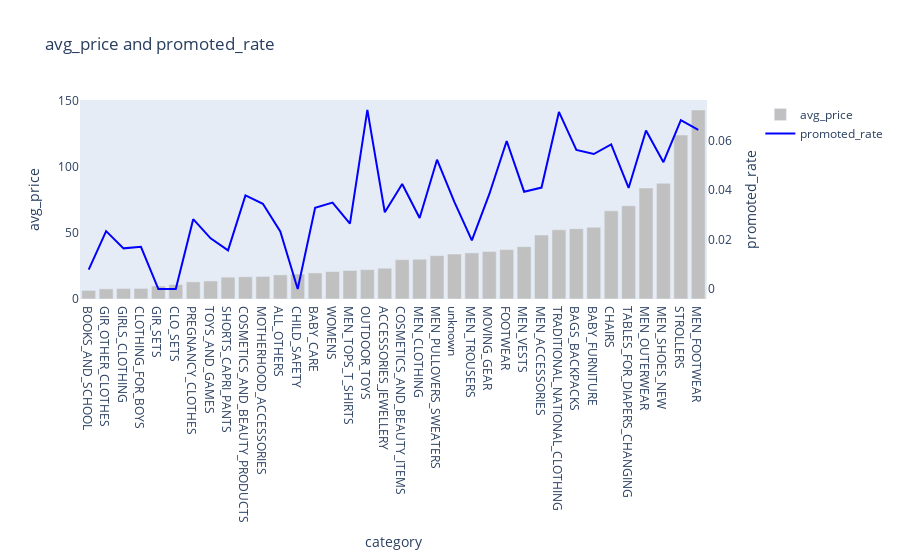

Source (notebook cell):
### Code cell
helper.plot_combo_box(df=enhance(df.groupby("category").sum().reset_index()),
                      x_axis="category",
                      y1="avg_price",
                      y2="promoted_rate",
                      sort_by="avg_price")

### Figure 1 — Plotly figure (JSON) as saved in the notebook; plotly's stock layout.template omitted (floating-point values rounded to 4 significant figures)
{"data": [{"marker": {"color": "silver"}, "name": "avg_price", "orientation": "v", "type": "bar", "x": ["BOOKS_AND_SCHOOL", "GIR_OTHER_CLOTHES", "GIRLS_CLOTHING", "CLOTHING_FOR_BOYS", "GIR_SETS", "CLO_SETS", "PREGNANCY_CLOTHES", "TOYS_AND_GAMES", "SHORTS_CAPRI_PANTS", "COSMETICS_AND_BEAUTY_PRODUCTS", "MOTHERHOOD_ACCESSORIES", "ALL_OTHERS", "CHILD_SAFETY", "BABY_CARE", "WOMENS", "MEN_TOPS_T_SHIRTS", "OUTDOOR_TOYS", "ACCESSORIES_JEWELLERY", "COSMETICS_AND_BEAUTY_ITEMS", "MEN_CLOTHING", "MEN_PULLOVERS_SWEATERS", "unknown", "MEN_TROUSERS", "MOVING_GEAR", "FOOTWEAR", "MEN_VESTS", "MEN_ACCESSORIES", "TRADITIONAL_NATIONAL_CLOTHING", "BAGS_BACKPACKS", "BABY_FURNITURE", "CHAIRS", "TABLES_FOR_DIAPERS_CHANGING", "MEN_OUTERWEAR", "MEN_SHOES_NEW", "STROLLERS", "MEN_FOOTWEAR"], "xaxis": "x", "y": [6.512, 7.701, 7.969, 8.024, 9.852, 10.96, 12.98, 13.67, 16.54, 16.85, 17.05, 18.27, 18.93, 19.73, 20.81, 21.59, 22.25, 23.34, 29.77, 30.09, 32.84, 34.07, 34.95, 36.0, 37.41, 39.64, 48.46, 52.4, 53.25, 54.38, 66.74, 70.63, 84.03, 87.62, 124.1, 143.1], "yaxis": "y"}, {"line": {"color": "blue"}, "name": "promoted_rate", "type": "scatter", "x": ["BOOKS_AND_SCHOOL", "GIR_OTHER_CLOTHES", "GIRLS_CLOTHING", "CLOTHING_FOR_BOYS", "GIR_SETS", "CLO_SETS", "PREGNANCY_CLOTHES", "TOYS_AND_GAMES", "SHORTS_CAPRI_PANTS", "COSMETICS_AND_BEAUTY_PRODUCTS", "MOTHERHOOD_ACCESSORIES", "ALL_OTHERS", "CHILD_SAFETY", "BABY_CARE", "WOMENS", "MEN_TOPS_T_SHIRTS", "OUTDOOR_TOYS", "ACCESSORIES_JEWELLERY", "COSMETICS_AND_BEAUTY_ITEMS", "MEN_CLOTHING", "MEN_PULLOVERS_SWEATERS", "unknown", "MEN_TROUSERS", "MOVING_GEAR", "FOOTWEAR", "MEN_VESTS", "MEN_ACCESSORIES", "TRADITIONAL_NATIONAL_CLOTHING", "BAGS_BACKPACKS", "BABY_FURNITURE", "CHAIRS", "TABLES_FOR_DIAPERS_CHANGING", "MEN_OUTERWEAR", "MEN_SHOES_NEW", "STROLLERS", "MEN_FOOTWEAR"], "xaxis": "x", "y": [0.007832, 0.02341, 0.01645, 0.01707, 0, 0, 0.02826, 0.02051, 0.01562, 0.03787, 0.03447, 0.02331, 0, 0.03282, 0.03495, 0.02642, 0.0724, 0.03106, 0.04244, 0.02871, 0.05228, 0.03517, 0.01969, 0.03834, 0.05983, 0.03935, 0.04102, 0.0716, 0.05621, 0.05459, 0.05846, 0.04086, 0.06409, 0.05127, 0.06825, 0.0643], "yaxis": "y2"}], "layout": {"title": {"text": "avg_price and promoted_rate"}, "xaxis": {"anchor": "y", "domain": [0, 0.94], "title": {"text": "category"}}, "yaxis": {"anchor": "x", "domain": [0, 1], "showgrid": false, "title": {"text": "avg_price"}, "zeroline": false}, "yaxis2": {"anchor": "x", "overlaying": "y", "showgrid": false, "side": "right", "title": {"text": "promoted_rate"}, "zeroline": false}}}
